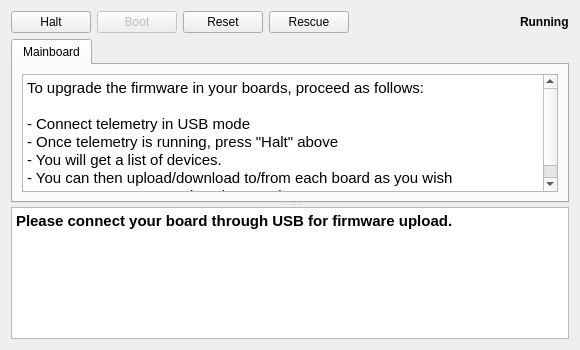
<?xml version="1.0" encoding="UTF-8"?>
<ui version="4.0">
 <class>UploaderWidget</class>
 <widget class="QWidget" name="UploaderWidget">
  <property name="geometry">
   <rect>
    <x>0</x>
    <y>0</y>
    <width>580</width>
    <height>350</height>
   </rect>
  </property>
  <property name="windowTitle">
   <string>Form</string>
  </property>
  <layout class="QVBoxLayout" name="verticalLayout">
   <item>
    <layout class="QHBoxLayout" name="horizontalLayout">
     <item>
      <widget class="QPushButton" name="haltButton">
       <property name="toolTip">
        <string>Tells the mainboard to go down
to bootloader mode.</string>
       </property>
       <property name="text">
        <string>Halt</string>
       </property>
      </widget>
     </item>
     <item>
      <widget class="QPushButton" name="bootButton">
       <property name="enabled">
        <bool>false</bool>
       </property>
       <property name="toolTip">
        <string>Boots the system.
Only enabled if the system is halted.</string>
       </property>
       <property name="text">
        <string>Boot</string>
       </property>
      </widget>
     </item>
     <item>
      <widget class="QPushButton" name="resetButton">
       <property name="toolTip">
        <string>Reset the system.</string>
       </property>
       <property name="text">
        <string>Reset</string>
       </property>
      </widget>
     </item>
     <item>
      <widget class="QPushButton" name="rescueButton">
       <property name="toolTip">
        <string>Start a guided procedure to manually
recover a system which does not boot.</string>
       </property>
       <property name="text">
        <string>Rescue</string>
       </property>
      </widget>
     </item>
     <item>
      <spacer name="horizontalSpacer">
       <property name="orientation">
        <enum>Qt::Horizontal</enum>
       </property>
       <property name="sizeHint" stdset="0">
        <size>
         <width>40</width>
         <height>20</height>
        </size>
       </property>
      </spacer>
     </item>
     <item>
      <widget class="QLabel" name="boardStatus">
       <property name="font">
        <font>
         <weight>75</weight>
         <bold>true</bold>
        </font>
       </property>
       <property name="text">
        <string>Running</string>
       </property>
      </widget>
     </item>
    </layout>
   </item>
   <item>
    <widget class="QSplitter" name="splitter">
     <property name="orientation">
      <enum>Qt::Vertical</enum>
     </property>
     <widget class="QTabWidget" name="systemElements">
      <property name="currentIndex">
       <number>0</number>
      </property>
      <widget class="QWidget" name="tab">
       <attribute name="title">
        <string>Mainboard</string>
       </attribute>
       <layout class="QHBoxLayout" name="horizontalLayout_2">
        <item>
         <widget class="QTextEdit" name="textEdit">
          <property name="html">
           <string>&lt;!DOCTYPE HTML PUBLIC &quot;-//W3C//DTD HTML 4.0//EN&quot; &quot;http://www.w3.org/TR/REC-html40/strict.dtd&quot;&gt;
&lt;html&gt;&lt;head&gt;&lt;meta name=&quot;qrichtext&quot; content=&quot;1&quot; /&gt;&lt;style type=&quot;text/css&quot;&gt;
p, li { white-space: pre-wrap; }
&lt;/style&gt;&lt;/head&gt;&lt;body style=&quot; font-family:'Ubuntu'; font-size:11pt; font-weight:400; font-style:normal;&quot;&gt;
&lt;p style=&quot; margin-top:0px; margin-bottom:0px; margin-left:0px; margin-right:0px; -qt-block-indent:0; text-indent:0px;&quot;&gt;To upgrade the firmware in your boards, proceed as follows:&lt;/p&gt;
&lt;p style=&quot;-qt-paragraph-type:empty; margin-top:0px; margin-bottom:0px; margin-left:0px; margin-right:0px; -qt-block-indent:0; text-indent:0px;&quot;&gt;&lt;/p&gt;
&lt;p style=&quot; margin-top:0px; margin-bottom:0px; margin-left:0px; margin-right:0px; -qt-block-indent:0; text-indent:0px;&quot;&gt;- Connect telemetry in USB mode&lt;/p&gt;
&lt;p style=&quot; margin-top:0px; margin-bottom:0px; margin-left:0px; margin-right:0px; -qt-block-indent:0; text-indent:0px;&quot;&gt;- Once telemetry is running, press &amp;quot;Halt&amp;quot; above&lt;/p&gt;
&lt;p style=&quot; margin-top:0px; margin-bottom:0px; margin-left:0px; margin-right:0px; -qt-block-indent:0; text-indent:0px;&quot;&gt;- You will get a list of devices.&lt;/p&gt;
&lt;p style=&quot; margin-top:0px; margin-bottom:0px; margin-left:0px; margin-right:0px; -qt-block-indent:0; text-indent:0px;&quot;&gt;- You can then upload/download to/from each board as you wish&lt;/p&gt;
&lt;p style=&quot; margin-top:0px; margin-bottom:0px; margin-left:0px; margin-right:0px; -qt-block-indent:0; text-indent:0px;&quot;&gt;- You can resume operations by pressing &amp;quot;Boot&amp;quot;&lt;/p&gt;&lt;/body&gt;&lt;/html&gt;</string>
          </property>
         </widget>
        </item>
       </layout>
      </widget>
     </widget>
     <widget class="QTextBrowser" name="textBrowser">
      <property name="horizontalScrollBarPolicy">
       <enum>Qt::ScrollBarAlwaysOff</enum>
      </property>
      <property name="html">
       <string>&lt;!DOCTYPE HTML PUBLIC &quot;-//W3C//DTD HTML 4.0//EN&quot; &quot;http://www.w3.org/TR/REC-html40/strict.dtd&quot;&gt;
&lt;html&gt;&lt;head&gt;&lt;meta name=&quot;qrichtext&quot; content=&quot;1&quot; /&gt;&lt;style type=&quot;text/css&quot;&gt;
p, li { white-space: pre-wrap; }
&lt;/style&gt;&lt;/head&gt;&lt;body style=&quot; font-family:'Ubuntu'; font-size:11pt; font-weight:400; font-style:normal;&quot;&gt;
&lt;p style=&quot; margin-top:0px; margin-bottom:0px; margin-left:0px; margin-right:0px; -qt-block-indent:0; text-indent:0px;&quot;&gt;&lt;span style=&quot; font-weight:600;&quot;&gt;Please connect your board through USB for firmware upload.&lt;/span&gt;&lt;/p&gt;&lt;/body&gt;&lt;/html&gt;</string>
      </property>
     </widget>
    </widget>
   </item>
  </layout>
 </widget>
 <resources/>
 <connections/>
</ui>
